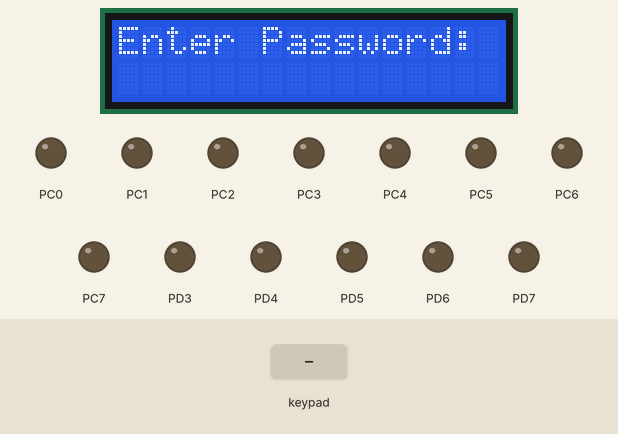
Bench run of a program on a simulated ATmega32, built with avr-gcc and emulated at 0.8 MHz. Shown: 16×2 character LCD, output pins drawn as LEDs (lit = HIGH). Wiring (inferred from the names in the program): 2×2 keypad with keys B A C D: rows PA7, PB2; columns PB6, PB7; character LCD (HD44780): RS PD0; R/W PD1; E PD2; data PA0, PA1, PA2, PA3, PA4, PA5, PA6, PA7. The test bench sets the inputs (shaded band). Pins used as bus, display or sensor lines are not drawn.

Above: at 1.2 s.
1.3 s: key 'B' pressed
At 2.1 s:
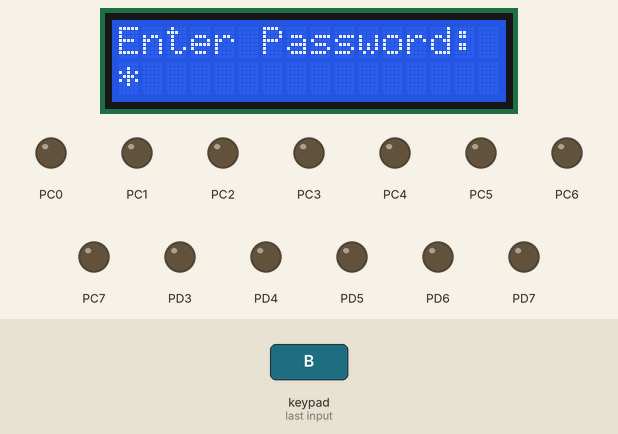
2.9 s: key 'A' pressed
At 3.8 s:
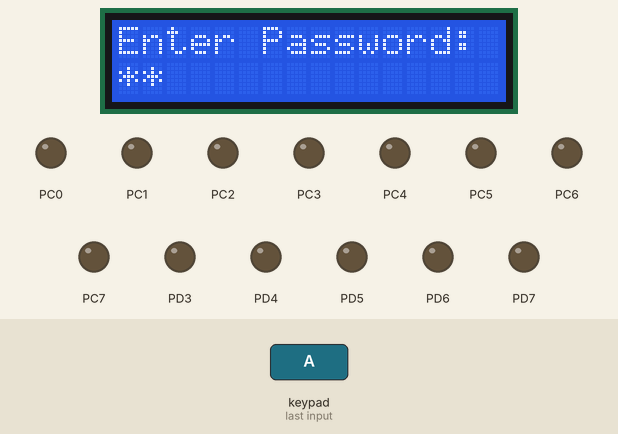
4.5 s: key 'C' pressed
At 5.7 s:
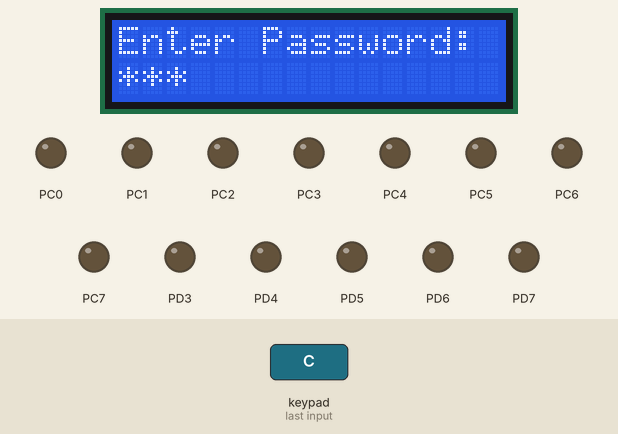
6.2 s: key 'D' pressed
At 7.4 s:
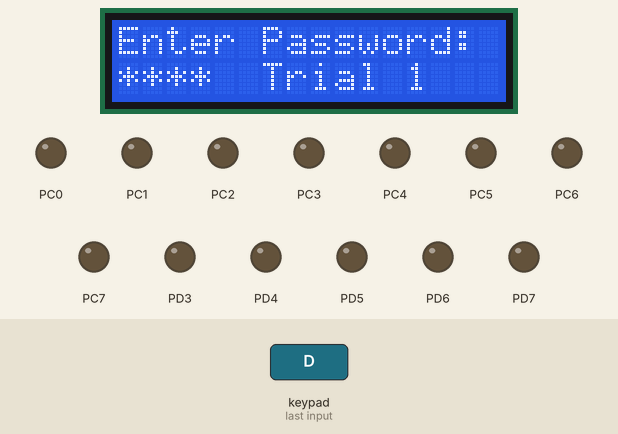
7.9 s: key 'B' pressed
At 9.2 s:
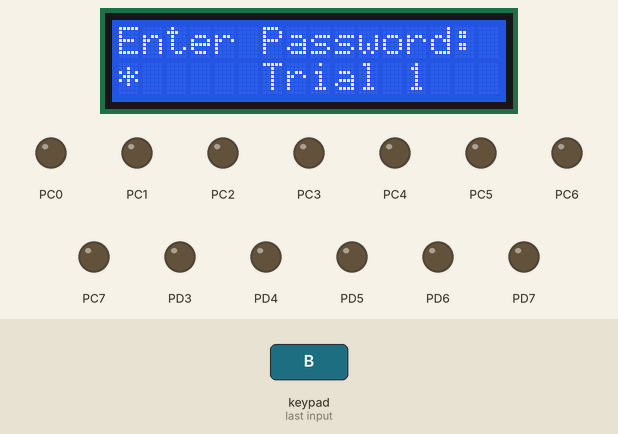
9.5 s: key 'A' pressed
At 10.0 s:
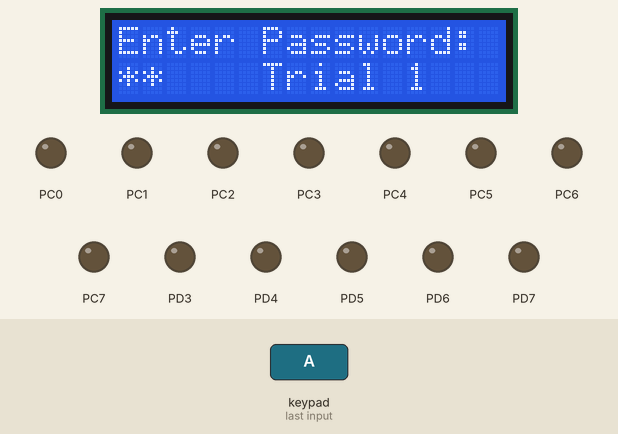
Timing chart, 0 to 12.1 s (numbered marks = the images above; inputs shaded):
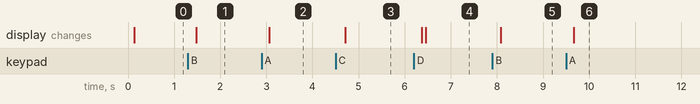

The program:

main.c
```c
#include "STD_TYPES.h"
#include "BIT_MATH.h"

#include<util/delay.h>
#include<stdio.h>

#include"DIO_interface.h"
#include"PORT_interface.h"

#include "LCD_private.h"
#include "LCD_config.h"
#include "LCD_interface.h"

#include "KEYPAD_interface.h"
#include "KEYPAD_config.h"

#define home	0b00000010 //return to home
#define clear	0b00000001 //clear

#define screenUpperRigtLimit 0x0F
#define screenLowerRigtLimit 0x4F
#define screenUpperLeftLimit 0x00
#define screenLowerLeftLimit 0x40

#define default_Password	 1234

int main (void)
{
	portInitialize();
	CLCD_voidInitialize();

//	u8 ch=0b00110001;
//	u8 position=0;
	u8 key=0;
	//u8 Word[]={"Enter Password:"};
	u8 positions[4]={0x40,0x41,0x42,0x43};//first four location on the secind line
	u8 i=0;
	u8 length_counter=0;
	u8 pass[4]={0};
	u8 wrong_counter=0;
	while(1)
	{
		CLCD_voidWriteCmd(0b10000000|0x00);
		CLCD_voidWriteString("Enter Password:");
		key=KEYPAD_GetPressedKey();
		if(key!=KEYPAD_NOKEYPRESS)
		{
			if(i==0)
			{
				CLCD_voidWriteCmd(0b10000000|0x40);
				CLCD_voidWriteString("    ");
			}

			CLCD_voidWriteCmd(0b10000000|positions[i]);
			CLCD_voidWriteData('*');
			pass[i]=key;
			i++;
			length_counter++;
		}

		if(length_counter==4)
		{
			i=0;
			length_counter=0;
			if(pass[0]==1 && pass[1]==2 && pass[2]==3 && pass[3]==4)
			{
				CLCD_voidWriteCmd(0b10000000|0x46);
				CLCD_voidWriteString("           ");
				CLCD_voidWriteCmd(0b10000000|0x46);
				CLCD_voidWriteString("Correct");
			}
			else
			{
				wrong_counter++;
				CLCD_voidWriteCmd(0b10000000|0x46);
				CLCD_voidWriteString("           ");


				CLCD_voidWriteCmd(0b10000000|0x46);
				if(wrong_counter==3)
				{
					CLCD_voidWriteString("SystemLocked");
				}
				else{
				CLCD_voidWriteString("Trial ");
				CLCD_voidWriteData(wrong_counter+48);
				}
			}

		}

	}

return 0;
}
```

KEYPAD_config.h
```c
/* KEPAD ROWS PINS Config*/
#define KEYPAD_R0_PORT	'B'
#define KEYPAD_R0_PIN 	 7

#define KEYPAD_R1_PORT	'B'
#define KEYPAD_R1_PIN 	 6

#define KEYPAD_R2_PORT	'B'
#define KEYPAD_R2_PIN 	 5

#define KEYPAD_R3_PORT	'B'
#define KEYPAD_R3_PIN 	 4

/* KEPAD COLUMNS PINS Config*/
#define KEYPAD_C0_PORT	'B'
#define KEYPAD_C0_PIN    3

#define KEYPAD_C1_PORT	'B'
#define KEYPAD_C1_PIN    2

#define KEYPAD_C2_PORT	'B'
#define KEYPAD_C2_PIN    1

#define KEYPAD_C3_PORT	'B'
#define KEYPAD_C3_PIN    0

/*Maximum Rows and columns*/
#define KEYPAD_ROWSMAXNUM 4
#define KEYPAD_COLSMAXNUM 4

/*kEYPAD PORTS ARRAY*/
#define KEYPAD_ROWS_PORTS	{KEYPAD_R0_PORT,KEYPAD_R1_PORT,KEYPAD_R2_PORT,KEYPAD_R3_PORT}
#define KEYPAD_COLS_PORTS	{KEYPAD_C0_PORT,KEYPAD_C1_PORT,KEYPAD_C2_PORT,KEYPAD_C3_PORT}

/*kEYPAD PINS ARRAY*/
#define KEYPAD_ROWS_PINS	{KEYPAD_R0_PIN ,KEYPAD_R1_PIN ,KEYPAD_R2_PIN ,KEYPAD_R3_PIN }
#define KEYPAD_COLS_PINS	{KEYPAD_C0_PIN ,KEYPAD_C1_PIN ,KEYPAD_C2_PIN ,KEYPAD_C3_PIN }

/*DEFINE KEPAD KEYS*/
#define	KEYPAD_KEYS			{{1,2,3,'f1'},{4,5,6,'f2'},{7,8,9,'f3'},{'*',0,'#','f4'}}

#define KEYPAD_NOKEYPRESS 	225
```

LCD_config.h
```c
/********************************/
/* Author		: Mohamed Nafea */
/* Version		: V01			*/
/* Release Date	: 14-1-2020		*/
/********************************/

/*	Control Pins	*/
#define CLCD_u8_RS_PORT	'D'
#define CLCD_u8_RS_PIN	0

#define CLCD_u8_RW_PORT	'D'
#define CLCD_u8_RW_PIN	1

#define CLCD_u8_E_PORT	'D'
#define CLCD_u8_E_PIN	2

/*	Data Pins 	*/
#define CLCD_u8_D0_PORT	'A'
#define CLCD_u8_D0_PIN	0

#define CLCD_u8_D1_PORT	'A'
#define CLCD_u8_D1_PIN	1

#define CLCD_u8_D2_PORT	'A'
#define CLCD_u8_D2_PIN	2

#define CLCD_u8_D3_PORT	'A'
#define CLCD_u8_D3_PIN	3

#define CLCD_u8_D4_PORT	'A'
#define CLCD_u8_D4_PIN	4

#define CLCD_u8_D5_PORT	'A'
#define CLCD_u8_D5_PIN	5

#define CLCD_u8_D6_PORT	'A'
#define CLCD_u8_D6_PIN	6

#define CLCD_u8_D7_PORT	'A'
#define CLCD_u8_D7_PIN	7
```

KEYPAD_interface.h
```c
u8 KEYPAD_GetPressedKey(void);
```

KEYPAD_program.c
```c
#include "STD_TYPES.h"
#include "BIT_MATH.h"
#include<util/delay.h>

#include "DIO_interface.h"

#include "KEYPAD_interface.h"
#include "KEYPAD_config.h"
#include "KEYPAD_private.h"

u8 KEYPAD_GetPressedKey(void)
{
	u8 ROWSCounter=0;
	u8 COLSCounter=0;
	u8 keypressed = KEYPAD_NOKEYPRESS;
	//Static 3shan msh kol ma a call el function a push el arrays fel stack
	//ba3deen a pull wana rage3 3shan el time complexity
	static u8 KEYPAD_ROWSPortArray[KEYPAD_ROWSMAXNUM]=KEYPAD_ROWS_PORTS;
	static u8 KEYPAD_COLSPortArray[KEYPAD_COLSMAXNUM]=KEYPAD_COLS_PORTS;

	static u8 KEYPAD_ROWSPinArray[KEYPAD_ROWSMAXNUM]=KEYPAD_ROWS_PINS;
	static u8 KEYPAD_COLSPinArray[KEYPAD_COLSMAXNUM]=KEYPAD_COLS_PINS;

	static u8 KeysArray[KEYPAD_ROWSMAXNUM][KEYPAD_COLSMAXNUM]=KEYPAD_KEYS;

	//we have to turn every output pin into zero
	//then loop on the input pins to see which one of them is zero(pressed)
	//COLS is output
	//ROWs is input
	for (COLSCounter=0;COLSCounter<KEYPAD_COLSMAXNUM; COLSCounter++)
	{
		setPinValue(KEYPAD_COLSPortArray[COLSCounter],KEYPAD_COLSPinArray[COLSCounter],0);
		for (ROWSCounter=0;ROWSCounter<KEYPAD_ROWSMAXNUM; ROWSCounter++)
		{
			while(getPinValue(KEYPAD_ROWSPortArray[ROWSCounter],KEYPAD_ROWSPinArray[ROWSCounter])==0)
				{
					keypressed=KeysArray[ROWSCounter][COLSCounter];
				}
		}
		setPinValue(KEYPAD_COLSPortArray[COLSCounter],KEYPAD_COLSPinArray[COLSCounter],1);
	}
	return keypressed;
}
```

LCD_interface.h
```c
/********************************/
/* Author		: Mohamed Nafea */
/* Version		: V01			*/
/* Release Date	: 14-1-2020		*/
/********************************/

/* Description:	This API shall initialize LCD	*/
void CLCD_voidInitialize(void);

/* Description:	This API shall display data on LCD	*/
void CLCD_voidWriteData(u8 copy_u8Data);

/* Description:	This API shall initialize LCD	*/
void CLCD_voidWriteCmd(u8 copy_u8Cmd);

void CLCD_voidSetDataPort(u8 copy_u8Data);

void CLCD_voidWriteString(u8* copy_pu8String);
```

LCD_program.c
```c
/********************************/
/* Author		: Mohamed Nafea */
/* Version		: V01			*/
/* Release Date	: 14-1-2020		*/
/********************************/

/* Description:	This API shall initialize LCD	*/
#include"STD_TYPES.h"
#include"BIT_MATH.h"
#include"DIO_interface.h"

#include"LCD_config.h"
#include"LCD_interface.h"
#include<util/delay.h>
void CLCD_voidInitialize(void)
{
	/*	wait more than 30 us	*/
	_delay_ms(40);

	/**/
	//  setPinValue(CLCD_u8_E_PORT,CLCD_u8_E_PIN,0);

	CLCD_voidWriteCmd(0b00111000);
	CLCD_voidWriteCmd(0b00001100);
	CLCD_voidWriteCmd(0b00000001);

	_delay_ms(2);
}

/*Description : This API shall display data on LCD */
void CLCD_voidWriteData(u8 copy_u8Data)
{
  /* Set RS = 1 */
	setPinValue(CLCD_u8_RS_PORT,CLCD_u8_RS_PIN, 1);

  /* Set RW = 0 */
	setPinValue(CLCD_u8_RW_PORT,CLCD_u8_RW_PIN, 0);

  /* Set Data on Data Port */
  CLCD_voidSetDataPort(copy_u8Data);

  /* Enable Pulse */
  setPinValue(CLCD_u8_E_PORT,CLCD_u8_E_PIN,1);
  _delay_ms(1);
  setPinValue(CLCD_u8_E_PORT,CLCD_u8_E_PIN,0);
  _delay_ms(1);

}

void CLCD_voidSetDataPort(u8 Copy_u8Data)
{
  u8 Local_u8Bit;

  Local_u8Bit = GET_BIT(Copy_u8Data,0);
  setPinValue(CLCD_u8_D0_PORT,CLCD_u8_D0_PIN, Local_u8Bit);

  Local_u8Bit = GET_BIT(Copy_u8Data,1);
  setPinValue(CLCD_u8_D0_PORT,CLCD_u8_D1_PIN, Local_u8Bit);

  Local_u8Bit = GET_BIT(Copy_u8Data,2);
  setPinValue(CLCD_u8_D0_PORT,CLCD_u8_D2_PIN, Local_u8Bit);

  Local_u8Bit = GET_BIT(Copy_u8Data,3);
  setPinValue(CLCD_u8_D0_PORT,CLCD_u8_D3_PIN, Local_u8Bit);

  Local_u8Bit = GET_BIT(Copy_u8Data,4);
  setPinValue(CLCD_u8_D0_PORT,CLCD_u8_D4_PIN, Local_u8Bit);

  Local_u8Bit = GET_BIT(Copy_u8Data,5);
  setPinValue(CLCD_u8_D0_PORT,CLCD_u8_D5_PIN, Local_u8Bit);

  Local_u8Bit = GET_BIT(Copy_u8Data,6);
  setPinValue(CLCD_u8_D0_PORT,CLCD_u8_D6_PIN, Local_u8Bit);

  Local_u8Bit = GET_BIT(Copy_u8Data,7);
  setPinValue(CLCD_u8_D0_PORT,CLCD_u8_D7_PIN, Local_u8Bit);
}

/*Description : This API shall execute command on LCD*/
void CLCD_voidWriteCmd(u8 copy_u8Cmd)
{
  /* Set RS = 0 */
	setPinValue(CLCD_u8_RS_PORT,CLCD_u8_RS_PIN, 0);

  /* Set RW = 0 */
	setPinValue(CLCD_u8_RW_PORT,CLCD_u8_RW_PIN, 0);

  /* Set Data on Data Port */
  CLCD_voidSetDataPort(copy_u8Cmd);

  /* Enable Pulse */
  setPinValue(CLCD_u8_E_PORT,CLCD_u8_E_PIN,1);
  _delay_ms(1);
  setPinValue(CLCD_u8_E_PORT,CLCD_u8_E_PIN,0);
  _delay_ms(1);

}

void CLCD_voidWriteString(u8* copy_pu8String)
{
  u8 Local_u8Counter = 0;

  while((copy_pu8String[Local_u8Counter]) != '\0')
  {
    CLCD_voidWriteData(copy_pu8String[Local_u8Counter]);
    Local_u8Counter++;
  }
}
```

BIT_MATH.h
```c
#define SET_BIT(VAR,BIT_NO)		(VAR|=(1<<BIT_NO))
#define CLR_BIT(VAR,BIT_NO)		(VAR&=~(1<<BIT_NO))
#define TGL_BIT(VAR,BIT_NO)		(VAR^=(1<<BIT_NO))
#define GET_BIT(VAR,BIT_NO)		((VAR>>BIT_NO)&1)
```

DIO_interface.h
```c
void setPinDir(u8 Port, u8 Pin, u8 Dir);
void setPinValue(u8 Port, u8 Pin, u8 Val);
u8 getPinValue(u8 Port, u8 Pin);
```

DIO_program.c
```c
#include "STD_TYPES.h"
#include "BIT_MATH.h"
#include "DIO_interface.h"
#include "DIO_register.h"


void setPinDir(u8 Port, u8 Pin, u8 Dir)
{
	switch (Port)
	{
		case 'A':
		{
			if (Dir==0)
			{
				CLR_BIT(DDRA,Pin);
			}
			else
			{
				SET_BIT(DDRA,Pin);
			}
			break;
		}
		case 'B':
		{
			if (Dir==0)
			{
				CLR_BIT(DDRB,Pin);
			}
			else
			{
				SET_BIT(DDRB,Pin);
			}
			break;
		}
		case 'C':
		{
			if (Dir==0)
			{
				CLR_BIT(DDRC,Pin);
			}
			else
			{
				SET_BIT(DDRC,Pin);
			}
			break;
		}
		case 'D':
		{
			if (Dir==0)
			{
				CLR_BIT(DDRD,Pin);
			}
			else
			{
				SET_BIT(DDRD,Pin);
			}
			break;
		}
	}
}


void setPinValue(u8 Port, u8 Pin, u8 Val)
{
	switch (Port)
	{
		case 'A':
		{
			if (Val==0)
			{
				CLR_BIT(PORTA,Pin);
			}
			else
			{
				SET_BIT(PORTA,Pin);
			}
			break;
		}
		case 'B':
		{
			if (Val==0)
			{
				CLR_BIT(PORTB,Pin);
			}
			else
			{
				SET_BIT(PORTB,Pin);;
			}
			break;
		}

		case 'C':
		{
			if (Val==0)
			{
				CLR_BIT(PORTC,Pin);
			}
			else
			{
				SET_BIT(PORTC,Pin);
			}
			break;
		}
		case 'D':
		{
			if (Val==0)
			{
				CLR_BIT(PORTD,Pin);
			}
			else
			{
				SET_BIT(PORTD,Pin);
			}
			break;
		}
	}
}

u8 getPinValue(u8 Port, u8 pin)
{
	u8 result;

	switch (Port)
	{
		case 'A':
		{
			result=GET_BIT(PINA, pin);
			break;
		}
		case 'B':
		{
			result=GET_BIT(PINB, pin);
			break;
		}

		case 'C':
		{
			result=GET_BIT(PINC, pin);
			break;
		}
		case 'D':
		{
			result=GET_BIT(PIND, pin);
			break;
		}
	}
	return result;
}
```

DIO_register.h
```c
#define PORTA *((u8*)0x3B)
#define DDRA  *((u8*)0x3A)
#define PINA  *((u8*)0x39)

#define PORTB *((u8*)0x38)
#define DDRB  *((u8*)0x37)
#define PINB  *((u8*)0x36)

#define PORTC *((u8*)0x35)
#define DDRC  *((u8*)0x34)
#define PINC  *((u8*)0x33)

#define PORTD *((u8*)0x32)
#define DDRD  *((u8*)0x31)
#define PIND  *((u8*)0x30)
```

KEYPAD_private.h
```c

```

LCD_private.h
```c

```

PORT_config.h
```c
/*Input=0, Output=1*/
#define PORTA_PIN0_DIR	1
#define PORTA_PIN1_DIR	1
#define PORTA_PIN2_DIR	1
#define PORTA_PIN3_DIR	1
#define PORTA_PIN4_DIR	1
#define PORTA_PIN5_DIR	1
#define PORTA_PIN6_DIR	1
#define PORTA_PIN7_DIR	1//output pin (signal to STM)

#define PORTB_PIN0_DIR	1//common sevenseg1
#define PORTB_PIN1_DIR	1//common sevenseg1
#define PORTB_PIN2_DIR	1//common sevenseg1
#define PORTB_PIN3_DIR	1//common sevenseg1
#define PORTB_PIN4_DIR	1//common sevenseg1
#define PORTB_PIN5_DIR	1//common sevenseg1
#define PORTB_PIN6_DIR	0//button 1
#define PORTB_PIN7_DIR	0//button 2

#define PORTC_PIN0_DIR	1
#define PORTC_PIN1_DIR	1
#define PORTC_PIN2_DIR	1
#define PORTC_PIN3_DIR	1
#define PORTC_PIN4_DIR	1
#define PORTC_PIN5_DIR	1
#define PORTC_PIN6_DIR	1
#define PORTC_PIN7_DIR	1

#define PORTD_PIN0_DIR	1//input
#define PORTD_PIN1_DIR	1//input
#define PORTD_PIN2_DIR	1//input
#define PORTD_PIN3_DIR	1//input
#define PORTD_PIN4_DIR	1//input
#define PORTD_PIN5_DIR	1//input
#define PORTD_PIN6_DIR	1//input
#define PORTD_PIN7_DIR	1//input

/*SET PINS INITIAL VALUE*/
#define PORTA_PIN0_INITIALVALUE	0
#define PORTA_PIN1_INITIALVALUE	0
#define PORTA_PIN2_INITIALVALUE	0
#define PORTA_PIN3_INITIALVALUE	0
#define PORTA_PIN4_INITIALVALUE	0
#define PORTA_PIN5_INITIALVALUE	0
#define PORTA_PIN6_INITIALVALUE	0
#define PORTA_PIN7_INITIALVALUE	0//initial value is high

#define PORTB_PIN0_INITIALVALUE	1
#define PORTB_PIN1_INITIALVALUE	1
#define PORTB_PIN2_INITIALVALUE	1
#define PORTB_PIN3_INITIALVALUE	1
#define PORTB_PIN4_INITIALVALUE	1
#define PORTB_PIN5_INITIALVALUE	1
#define PORTB_PIN6_INITIALVALUE	1
#define PORTB_PIN7_INITIALVALUE	1

#define PORTC_PIN0_INITIALVALUE	0
#define PORTC_PIN1_INITIALVALUE	0
#define PORTC_PIN2_INITIALVALUE	0
#define PORTC_PIN3_INITIALVALUE	0
#define PORTC_PIN4_INITIALVALUE	0
#define PORTC_PIN5_INITIALVALUE	0
#define PORTC_PIN6_INITIALVALUE	0
#define PORTC_PIN7_INITIALVALUE	0

#define PORTD_PIN0_INITIALVALUE	0//Pullup resistance activated
#define PORTD_PIN1_INITIALVALUE	0//Pullup resistance activated
#define PORTD_PIN2_INITIALVALUE	0//Pullup resistance activated
#define PORTD_PIN3_INITIALVALUE	0//Pullup resistance activated
#define PORTD_PIN4_INITIALVALUE	0//Pullup resistance activated
#define PORTD_PIN5_INITIALVALUE	0//Pullup resistance activated
#define PORTD_PIN6_INITIALVALUE	0//Pullup resistance activated
#define PORTD_PIN7_INITIALVALUE	0//Pullup resistance activated
```

PORT_interface.h
```c
void portInitialize(void);
```

PORT_private.h
```c
#define Conc(b7,b6,b5,b4,b3,b2,b1,b0)		Conc_Help(b7,b6,b5,b4,b3,b2,b1,b0)
#define Conc_Help(b7,b6,b5,b4,b3,b2,b1,b0)	0b##b7##b6##b5##b4##b3##b2##b1##b0
#define PORTA_DIR 							Conc(PORTA_PIN7_DIR,PORTA_PIN6_DIR,PORTA_PIN5_DIR,PORTA_PIN4_DIR,PORTA_PIN3_DIR,PORTA_PIN2_DIR,PORTA_PIN1_DIR,PORTA_PIN0_DIR)
#define PORTB_DIR 							Conc(PORTB_PIN7_DIR,PORTB_PIN6_DIR,PORTB_PIN5_DIR,PORTB_PIN4_DIR,PORTB_PIN3_DIR,PORTB_PIN2_DIR,PORTB_PIN1_DIR,PORTB_PIN0_DIR)
#define PORTC_DIR 							Conc(PORTC_PIN7_DIR,PORTC_PIN6_DIR,PORTC_PIN5_DIR,PORTC_PIN4_DIR,PORTC_PIN3_DIR,PORTC_PIN2_DIR,PORTC_PIN1_DIR,PORTC_PIN0_DIR)
#define PORTD_DIR 							Conc(PORTD_PIN7_DIR,PORTD_PIN6_DIR,PORTD_PIN5_DIR,PORTD_PIN4_DIR,PORTD_PIN3_DIR,PORTD_PIN2_DIR,PORTD_PIN1_DIR,PORTD_PIN0_DIR)

#define PORTA_INITIALVALUE 					Conc(PORTA_PIN7_INITIALVALUE,PORTA_PIN6_INITIALVALUE,PORTA_PIN5_INITIALVALUE,PORTA_PIN4_INITIALVALUE,PORTA_PIN3_INITIALVALUE,PORTA_PIN2_INITIALVALUE,PORTA_PIN1_INITIALVALUE,PORTA_PIN0_INITIALVALUE)
#define PORTB_INITIALVALUE 					Conc(PORTB_PIN7_INITIALVALUE,PORTB_PIN6_INITIALVALUE,PORTB_PIN5_INITIALVALUE,PORTB_PIN4_INITIALVALUE,PORTB_PIN3_INITIALVALUE,PORTB_PIN2_INITIALVALUE,PORTB_PIN1_INITIALVALUE,PORTB_PIN0_INITIALVALUE)
#define PORTC_INITIALVALUE 					Conc(PORTC_PIN7_INITIALVALUE,PORTC_PIN6_INITIALVALUE,PORTC_PIN5_INITIALVALUE,PORTC_PIN4_INITIALVALUE,PORTC_PIN3_INITIALVALUE,PORTC_PIN2_INITIALVALUE,PORTC_PIN1_INITIALVALUE,PORTC_PIN0_INITIALVALUE)
#define PORTD_INITIALVALUE 					Conc(PORTD_PIN7_INITIALVALUE,PORTD_PIN6_INITIALVALUE,PORTD_PIN5_INITIALVALUE,PORTD_PIN4_INITIALVALUE,PORTD_PIN3_INITIALVALUE,PORTD_PIN2_INITIALVALUE,PORTD_PIN1_INITIALVALUE,PORTD_PIN0_INITIALVALUE)
```

PORT_program.c
```c
#include"STD_TYPES.h"
#include"BIT_MATH.h"

#include "PORT_interface.h"
#include "PORT_private.h"
#include "PORT_config.h"
#include "PORT_register.h"

void portInitialize(void)
{
	DDRA=PORTA_DIR;
	DDRB=PORTB_DIR;
	DDRC=PORTC_DIR;
	DDRD=PORTD_DIR;

	PORTA=PORTA_INITIALVALUE;
	PORTB=PORTB_INITIALVALUE;
	PORTC=PORTC_INITIALVALUE;
	PORTD=PORTD_INITIALVALUE;
}
```

PORT_register.h
```c
#define DDRA  *((u8*)0x3A)
#define DDRB  *((u8*)0x37)
#define DDRC  *((u8*)0x34)
#define DDRD  *((u8*)0x31)

#define PORTA *((u8*)0x3B)
#define PORTB *((u8*)0x38)
#define PORTC *((u8*)0x35)
#define PORTD *((u8*)0x32)
```

STD_TYPES.h
```c
#define u8  unsigned char
#define u16 unsigned short int
#define u32 unsigned long int

#define s8  signed char
#define s16 signed short int
#define s32 signed long int

#define f32 float
#define f64 double
#define f96 long double
```

Measured:
- after the input at 1.3 s, the display: changes after 0.18 s (image 1)
- after the input at 2.9 s, the display: changes after 0.17 s (image 2)
- after the input at 4.5 s, the display: changes after 0.22 s (image 3)
- after the input at 6.2 s, the display: first changes after 0.17 s (image 4 shows a later state)
- after the input at 7.9 s, the display: changes after 0.18 s (image 5)
- after the input at 9.5 s, the display: changes after 0.17 s (image 6)
